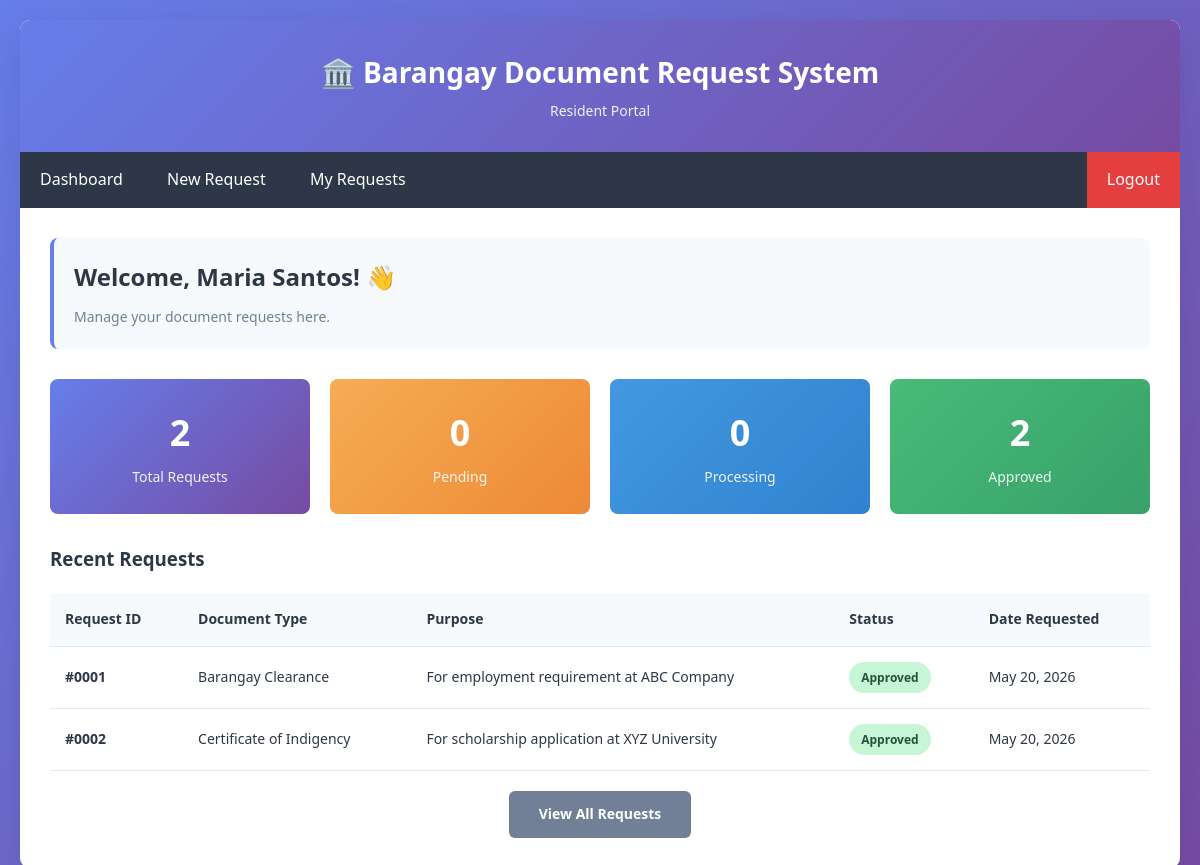
/user/dashboard.php (signed in), run on the app's committed database.
### tables this page shows
CREATE TABLE users (
    id INT AUTO_INCREMENT PRIMARY KEY,
    firstname VARCHAR(100) NOT NULL,
    lastname VARCHAR(100) NOT NULL,
    email VARCHAR(100) UNIQUE NOT NULL,
    password VARCHAR(255) NOT NULL,
    address VARCHAR(255) NOT NULL,
    contact_number VARCHAR(15),
    created_at TIMESTAMP DEFAULT CURRENT_TIMESTAMP
);

CREATE TABLE document_requests (
    id INT AUTO_INCREMENT PRIMARY KEY,
    user_id INT NOT NULL,
    document_type_id INT NOT NULL,
    purpose TEXT NOT NULL,
    status ENUM('pending', 'processing', 'approved', 'rejected') DEFAULT 'pending',
    request_date TIMESTAMP DEFAULT CURRENT_TIMESTAMP,
    processed_date TIMESTAMP NULL,
    processed_by INT NULL,
    remarks TEXT NULL,
    FOREIGN KEY (user_id) REFERENCES users(id) ON DELETE CASCADE,
    FOREIGN KEY (document_type_id) REFERENCES document_types(id) ON DELETE RESTRICT,
    FOREIGN KEY (processed_by) REFERENCES admins(id) ON DELETE SET NULL
);

CREATE TABLE document_types (
    id INT AUTO_INCREMENT PRIMARY KEY,
    document_name VARCHAR(100) NOT NULL,
    requirements TEXT,
    processing_days INT DEFAULT 3
);

### user/dashboard.php (the view, shortened to what this page needs)
<?php
include '../includes/config.php';
include '../includes/functions.php';
$user_id = $_SESSION['user_id'];
$user_stmt = $conn->prepare("SELECT * FROM users WHERE id = ?");
$user_stmt->bind_param("i", $user_id);
$user_stmt->execute();
$user = $user_stmt->get_result()->fetch_assoc();
$stats_sql = "SELECT
    COUNT(*) as total,
    SUM(CASE WHEN status = 'pending' THEN 1 ELSE 0 END) as pending,
    SUM(CASE WHEN status = 'processing' THEN 1 ELSE 0 END) as processing,
    SUM(CASE WHEN status = 'approved' THEN 1 ELSE 0 END) as approved,
    SUM(CASE WHEN status = 'rejected' THEN 1 ELSE 0 END) as rejected
FROM document_requests WHERE user_id = ?";
$stats_stmt = $conn->prepare($stats_sql);
$stats_stmt->bind_param("i", $user_id);
$stats_stmt->execute();
$stats = $stats_stmt->get_result()->fetch_assoc();
$requests_sql = "SELECT dr.*, dt.document_name
                 FROM document_requests dr
                 JOIN document_types dt ON dr.document_type_id = dt.id
                 WHERE dr.user_id = ?
                 ORDER BY dr.request_date DESC
                 LIMIT 5";
$requests_stmt = $conn->prepare($requests_sql);
$requests_stmt->bind_param("i", $user_id);
$requests_stmt->execute();
$requests = $requests_stmt->get_result();
include '../includes/header.php';
?>
<div class="container">
    <div class="header">
        <h1>🏛️ Barangay Document Request System</h1>
        <p>Resident Portal</p>
    </div>
    <div class="navbar">
        <div>
            <a href="dashboard.php">Dashboard</a>
            <a href="request.php">New Request</a>
            <a href="my-requests.php">My Requests</a>
        </div>
        <a href="../logout.php" class="logout">Logout</a>
    </div>
    <div class="content">
        <div class="welcome-box">
            <h2>Welcome, <?php echo htmlspecialchars($user['firstname'] . ' ' . $user['lastname']); ?>! 👋</h2>
            <p>Manage your document requests here.</p>
        </div>
        <div class="stats-grid">
            <div class="stat-card">
                <h3><?php echo $stats['total']; ?></h3>
                <p>Total Requests</p>
            </div>
            <div class="stat-card warning">
                <h3><?php echo $stats['pending']; ?></h3>
                <p>Pending</p>
            </div>
            <div class="stat-card info">
                <h3><?php echo $stats['processing']; ?></h3>
                <p>Processing</p>
            </div>
            <div class="stat-card success">
                <h3><?php echo $stats['approved']; ?></h3>
                <p>Approved</p>
            </div>
        </div>
        <h3 style="margin-bottom: 20px;">Recent Requests</h3>
        <?php if ($requests->num_rows > 0): ?>
            <table>
                <thead>
                    <tr>
                        <th>Request ID</th>
                        <th>Document Type</th>
                        <th>Purpose</th>
                        <th>Status</th>
                        <th>Date Requested</th>
                    </tr>
                </thead>
                <tbody>
                    <?php while ($row = $requests->fetch_assoc()): ?>
                    <tr>
                        <td><strong><?php echo format_request_id($row['id']); ?></strong></td>
                        <td><?php echo htmlspecialchars($row['document_name']); ?></td>
                        <td><?php echo truncate_text($row['purpose'], 50); ?></td>
                        <td><?php echo get_status_badge($row['status']); ?></td>
                        <td><?php echo format_date($row['request_date']); ?></td>
                    </tr>
                    <?php endwhile; ?>
                </tbody>
            </table>
            <div style="margin-top: 20px; text-align: center;">
                <a href="my-requests.php" class="btn btn-secondary">View All Requests</a>
            </div>
        <?php endif; ?>
    </div>
</div>
<?php include '../includes/footer.php'; ?>

### includes/functions.php (shortened to what this page needs)
<?php
function format_date($date, $format = 'M d, Y') {
    return date($format, strtotime($date));
}
function format_request_id($id) {
    return '#' . str_pad($id, 4, '0', STR_PAD_LEFT);
}
function get_status_badge($status) {
    $status_lower = strtolower($status);
    return "<span class='status-badge status-{$status_lower}'>" . ucfirst($status) . "</span>";
}
function truncate_text($text, $length = 50) {
    return $text;
}
?>

### css/style.css (style rules this page uses)
:root { --primary-gradient-start: #667eea; --primary-gradient-end: #764ba2; --primary-color: #667eea; --primary-dark: #5568d3; --secondary-color: #718096; --secondary-dark: #4a5568; --status-pending-bg: #fed7d7; --status-pending-text: #c53030; --status-processing-bg: #feebc8; --status-processing-text: #c05621; --status-approved-bg: #c6f6d5; --status-approved-text: #22543d; --status-rejected-bg: #fed7d7; --status-rejected-text: #742a2a; --success-color: #48bb78; --success-dark: #38a169; --warning-color: #ed8936; --warning-dark: #dd6b20; --danger-color: #f56565; --danger-dark: #e53e3e; --info-color: #4299e1; --info-dark: #3182ce; --white: #ffffff; --gray-50: #f7fafc; --gray-100: #edf2f7; --gray-200: #e2e8f0; --gray-300: #cbd5e0; --gray-400: #a0aec0; --gray-500: #718096; --gray-600: #4a5568; --gray-700: #2d3748; --gray-800: #1a202c; --gray-900: #171923; --spacing-xs: 5px; --spacing-sm: 10px; --spacing-md: 15px; --spacing-lg: 20px; --spacing-xl: 30px; --spacing-2xl: 40px; --radius-sm: 4px; --radius-md: 6px; --radius-lg: 8px; --radius-xl: 10px; --radius-pill: 20px; --shadow-sm: 0 1px 3px rgba(0, 0, 0, 0.1); --shadow-md: 0 4px 6px rgba(0, 0, 0, 0.1); --shadow-lg: 0 10px 40px rgba(0, 0, 0, 0.1); --transition-fast: 0.15s ease; --transition-normal: 0.3s ease; --transition-slow: 0.5s ease; }
* { margin: 0; padding: 0; box-sizing: border-box; }
html { font-size: 16px; scroll-behavior: smooth; }
body { font-family: 'Segoe UI', Tahoma, Geneva, Verdana, sans-serif; background: linear-gradient(135deg, var(--primary-gradient-start) 0%, var(--primary-gradient-end) 100%); min-height: 100vh; padding: var(--spacing-lg); color: var(--gray-700); line-height: 1.6; }
.container { max-width: 1200px; margin: 0 auto; background: var(--white); border-radius: var(--radius-xl); box-shadow: var(--shadow-lg); overflow: hidden; }
.content { padding: var(--spacing-xl); }
.header { background: linear-gradient(135deg, var(--primary-gradient-start) 0%, var(--primary-gradient-end) 100%); color: var(--white); padding: var(--spacing-xl); text-align: center; }
.header h1 { font-size: 28px; margin-bottom: 5px; font-weight: 700; }
.header p { font-size: 14px; opacity: 0.9; }
.navbar { background: var(--gray-700); padding: 0; display: flex; justify-content: space-between; align-items: center; }
.navbar a { color: var(--white); padding: 15px 20px; text-decoration: none; display: inline-block; transition: background var(--transition-normal); }
.navbar .logout { background: var(--danger-dark); }
.welcome-box { background: var(--gray-50); padding: var(--spacing-lg); border-radius: var(--radius-lg); border-left: 4px solid var(--primary-color); margin-bottom: var(--spacing-xl); }
.welcome-box h2 { color: var(--gray-700); margin-bottom: var(--spacing-sm); font-size: 24px; }
.welcome-box p { color: var(--gray-500); font-size: 14px; }

### data on the page
users: firstname+lastname "Maria Santos"
document_requests: id "#0001", document_type.document_name "Barangay Clearance", purpose "For employment requirement at ABC Company", status "Approved", request_date "May 20, 2026"
document_requests: id "#0002", document_type.document_name "Certificate of Indigency", purpose "For scholarship application at XYZ University", status "Approved", request_date "May 20, 2026"

### other printed values
$stats['total'] "2"
$stats['pending'] "0"
$stats['processing'] "0"
$stats['approved'] "2"
